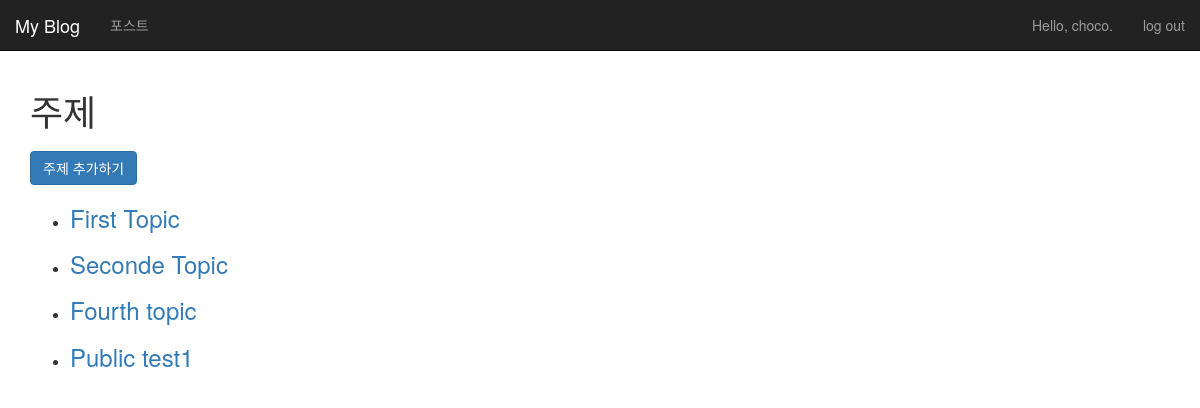
The page /topics/ (signed in) on the database as committed earlier.
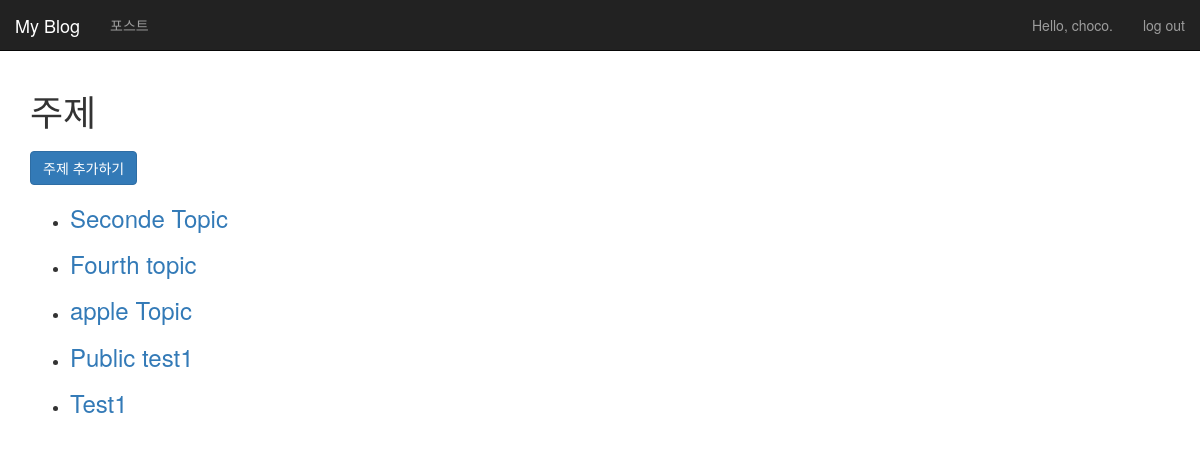
The same page on the database as committed later.
### my_blog/models.py (models this page shows)
class Topic(models.Model):
    text = models.CharField(max_length=200)
    date_added = models.DateTimeField(auto_now_add=True)
    owner = models.ForeignKey(User, on_delete= models.CASCADE)
    public = models.BooleanField(default=False)
    def __str__(self):
        return self.text

### my_blog/views.py (the view)
# urls.py: re_path(r'^topics/$', views.topics, name='topics'),
def topics(request):
    topics = _get_topics_For_user(request.user).order_by('date_added')
    form = TopicForm()
    context = {'topics': topics, 'form':form}
    return render(request, 'my_blog/topics.html', context)

### my_blog/views.py (called while the page is built)
def _get_topics_For_user(user):
    q = Q(public=True)
    if user.is_authenticated:
        q = q | Q(public=False, owner=user)
    return Topic.objects.filter(q)

### my_blog/templates/my_blog/topics.html
{% extends "my_blog/base.html" %}
{% load bootstrap3 %}
{% block header %}
  <h1>주제</h1>
  <small>
    <h3><a href="{% url 'my_blog:new_topic' %}">
      <button name="submit" class="btn btn-primary">
        주제 추가하기</button></a></h3>
  </small>
{% endblock %}
{% block content %}
  <ul>
    {% for topic in topics %}
    <li>
      <h3>
        <a href="{% url 'my_blog:topic' topic.id %}">{{ topic }}</a>
      </h3>
    </li>
    {% empty %}
      <li>아무것도 없지롱!</li>
    {% endfor %}
  </ul>
{% endblock %}

### my_blog/templates/my_blog/base.html (shortened to what this page needs)
{% load bootstrap3 %}
{% load static %}
<!DOCTYPE html>
<html lang='ko'>
  <head>
    {% bootstrap_css %}
    <link rel="stylesheet" href="{% static 'css/blog.css' %}">
  </head>
  <body>
    <nav class="navbar navbar-inverse navbar-static-top">
      <div class="container-fluid">
        <div class="navbar-header">
          <a href="{% url 'my_blog:index' %}" class="navbar-brand">
            My Blog
          </a>
        </div>
        <div id="navbar" class="navbar-collapse collapse">
          <ul class="nav navbar-nav">
            <li>
              <a href="{% url 'my_blog:topics' %}">포스트</a>
            </li>
          </ul>
          <ul class="nav navbar-nav navbar-right">
            {% if user.is_authenticated %}
            <li><a href="{% url 'my_blog:profile' user.id %}"
              >Hello, {{ user.username }}.</a></li>
            <li><a href="{% url 'users:logout' %}">log out</a></li>
            {% else %}
              <li><a href="{% url 'users:register' %}">회원가입</a></li>
              <li><a href="{% url 'users:login' %}">log in</a></li>
            {% endif %}
          </ul>
        </div>
      </div>
    </nav>
    <div class="container">
      <div clas="page-header">
        {% block header %}{% endblock %}
      </div>
      <div>
        {% block content %}{% endblock %}
      </div>
    </div>
  </body>
</html>

Rows that differ between the two databases and show on the page:
removed Topic: text "First Topic"
now on this page (row edited): Topic: text "apple Topic"
added Topic: text "Test1"
